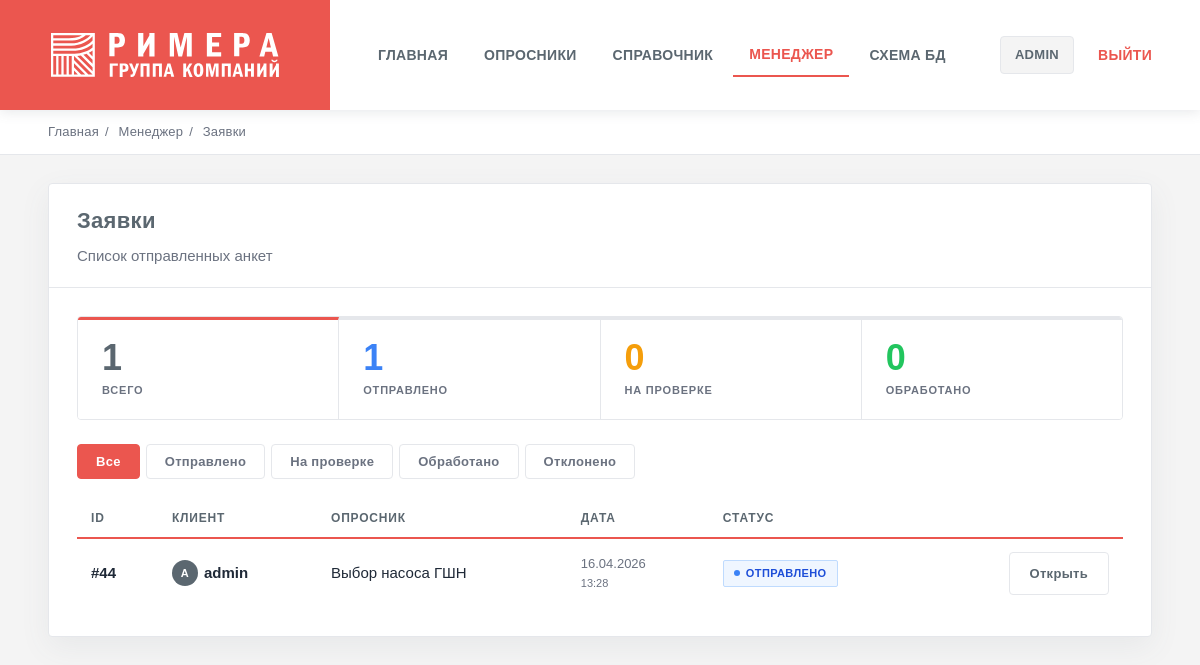
Page /q/manager/submissions/ (signed in) on the earlier database version.
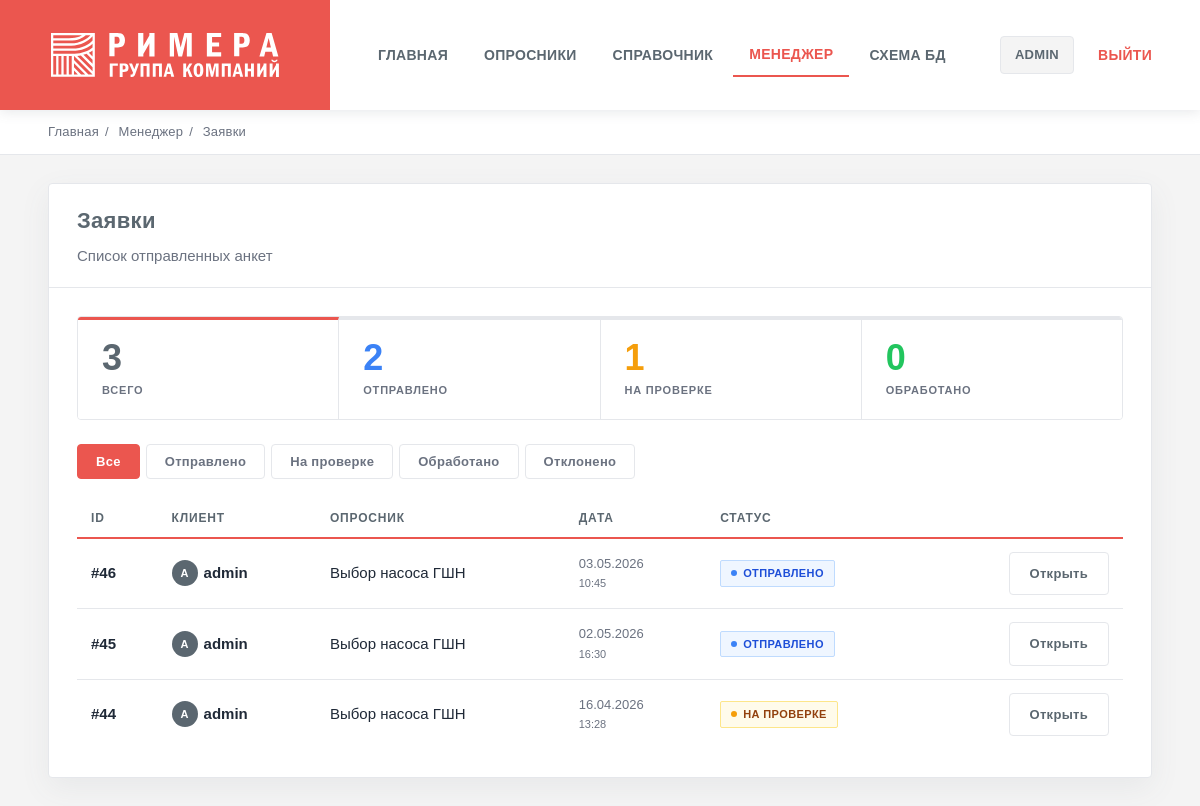
Same page on the later database version.
### questionnaires/models.py (models this page shows, shortened)
class Submission(models.Model):
    DRAFT      = "draft"
    SUBMITTED  = "submitted"
    IN_REVIEW  = "in_review"
    PROCESSED  = "processed"
    REJECTED   = "rejected"
    STATUSES = [
        (DRAFT,     "Черновик"),
        (SUBMITTED, "Отправлено"),
        (IN_REVIEW, "На проверке"),
        (PROCESSED, "Обработано"),
        (REJECTED,  "Отклонено"),
    ]
    questionnaire      = models.ForeignKey(Questionnaire, on_delete=models.PROTECT, related_name="submissions")
    user               = models.ForeignKey(settings.AUTH_USER_MODEL, on_delete=models.CASCADE, related_name="submissions")
    status             = models.CharField(max_length=20, choices=STATUSES, default=DRAFT)
    created_at         = models.DateTimeField(auto_now_add=True)
    submitted_at       = models.DateTimeField(null=True, blank=True)
    processed_data_json = models.JSONField(default=dict, blank=True)
    issues_json        = models.JSONField(default=dict, blank=True)

class Questionnaire(models.Model):
    slug = models.SlugField(unique=True)
    title = models.CharField(max_length=200)
    description = models.TextField(blank=True)
    is_active = models.BooleanField(default=True)

### questionnaires/views.py (the view)
# urls.py: path("manager/submissions/", views.manager_list, name="manager_list"),
@staff_member_required
def manager_list(request):
    items = Submission.objects.exclude(status=Submission.DRAFT).order_by("-created_at")
    count_total     = items.count()
    count_submitted = items.filter(status=Submission.SUBMITTED).count()
    count_in_review = items.filter(status=Submission.IN_REVIEW).count()
    count_processed = items.filter(status=Submission.PROCESSED).count()
    return render(request, "manager/list.html", {
        "items": items,
        "count_total": count_total,
        "count_submitted": count_submitted,
        "count_in_review": count_in_review,
        "count_processed": count_processed,
    })

### templates/manager/list.html (shortened to what this page needs)
{% extends "base.html" %}
{% block crumbs %}
  <div class="crumbs">
    <a href="/">Главная</a><span class="sep">/</span>
    <span>Менеджер</span><span class="sep">/</span>
    <span>Заявки</span>
  </div>
{% endblock %}
{% block content %}
<div class="card">
  <div class="card-head">
    <div>
      <h1 class="card-title">Заявки</h1>
      <div class="card-sub">Список отправленных анкет</div>
    </div>
  </div>
  <div class="card-body">
    <div class="stat-row">
      <div class="stat">
        <div class="stat-num">{{ count_total }}</div>
        <div class="stat-label">Всего</div>
      </div>
      <div class="stat">
        <div class="stat-num" style="color:#3b82f6">{{ count_submitted }}</div>
        <div class="stat-label">Отправлено</div>
      </div>
      <div class="stat">
        <div class="stat-num" style="color:#f59e0b">{{ count_in_review }}</div>
        <div class="stat-label">На проверке</div>
      </div>
      <div class="stat">
        <div class="stat-num" style="color:#22c55e">{{ count_processed }}</div>
        <div class="stat-label">Обработано</div>
      </div>
    </div>
    <div class="filter-row" id="filterRow">
      <button class="filter-btn active" data-status="all">Все</button>
      <button class="filter-btn" data-status="submitted">Отправлено</button>
      <button class="filter-btn" data-status="in_review">На проверке</button>
      <button class="filter-btn" data-status="processed">Обработано</button>
      <button class="filter-btn" data-status="rejected">Отклонено</button>
    </div>
    <table id="submissionsTable">
      <thead>
        <tr>
          <th>ID</th><th>Клиент</th><th>Опросник</th><th>Дата</th><th>Статус</th><th></th>
        </tr>
      </thead>
      <tbody>
        {% for s in items %}
          <tr data-status="{{ s.status }}">
            <td><b>#{{ s.id }}</b></td>
            <td>
              <div class="user-chip">
                <div class="avatar">{{ s.user.username|first|upper }}</div>
                {{ s.user.username }}
              </div>
            </td>
            <td>{{ s.questionnaire.title }}</td>
            <td style="color:var(--muted);font-size:13px;">
              {{ s.created_at|date:"d.m.Y" }}<br>
              <span style="font-size:11px;">{{ s.created_at|date:"H:i" }}</span>
            </td>
            <td>
              {% if s.status == 'submitted' %}<span class="badge badge-submitted">Отправлено</span>
              {% elif s.status == 'in_review' %}<span class="badge badge-in_review">На проверке</span>
              {% elif s.status == 'processed' %}<span class="badge badge-processed">Обработано</span>
              {% elif s.status == 'rejected' %}<span class="badge badge-rejected">Отклонено</span>
              {% endif %}
            </td>
            <td style="text-align:right;">
              <a class="btn ghost" href="{% url 'manager_detail' submission_id=s.id %}">Открыть</a>
            </td>
          </tr>
        {% empty %}
          <tr><td colspan="6"><div class="empty-state"><br>Пока нет заявок</div></td></tr>
        {% endfor %}
      </tbody>
    </table>
  </div>
</div>
{% endblock %}

### templates/base.html (shortened to what this page needs)
<!DOCTYPE html>
<html lang="ru">
  <head>
    {% load static %}
    <link rel="stylesheet" href="{% static 'css/main.css' %}" />
  </head>
  <body>
    <header class="top">
      <a class="brand" href="/"><img src="{% static 'img/logo.svg' %}" alt="Ижнефтемаш — Римера" class="brand-logo" /></a>
      <div class="nav-area">
        <nav class="nav">
          <a class="link {% if request.path == '/' %}primary{% endif %}" href="/">Главная</a>
          <a class="link {% if request.path|slice:':3' == '/q/' and 'handbook' not in request.path and 'manager' not in request.path %}primary{% endif %}" href="/q/">Опросники</a>
          <a class="link {% if '/handbook/' in request.path %}primary{% endif %}" href="/q/handbook/">Справочник</a>
          {% if user.is_staff %}
            <a class="link {% if '/manager/' in request.path and 'schema' not in request.path %}primary{% endif %}" href="/q/manager/submissions/">Менеджер</a>
            <a class="link {% if '/schema/' in request.path %}primary{% endif %}" href="/q/manager/schema/">Схема БД</a>
          {% endif %}
        </nav>
        <div style="display:flex; align-items:center; gap:8px;">
          {% if user.is_authenticated %}
            <span class="pill">{{ user.username }}</span>
            <form method="post" action="{% url 'logout' %}" style="display:inline;">
              <button class="link danger" type="submit">Выйти</button>
            </form>
          {% else %}
            <a class="link" href="/accounts/login/">Войти</a>
            <a class="link" href="/accounts/signup/">Регистрация</a>
          {% endif %}
        </div>
      </div>
    </header>
    <div class="wrap">
      {% block crumbs %}
      {% endblock %}
      <div class="page-body">
        {% block content %}
        {% endblock %}
      </div>
    </div>
  </body>
</html>

Differences in the rows shown:
added Submission: id "46", user.username|first "A", user.username "admin", questionnaire "Выбор насоса ГШН", created_at "03.05.2026", created_at "10:45", status "ОТПРАВЛЕНО"
added Submission: id "45", user.username|first "A", user.username "admin", questionnaire "Выбор насоса ГШН", created_at "02.05.2026", created_at "16:30", status "ОТПРАВЛЕНО"
changed Submission id 44: status "ОТПРАВЛЕНО" → "НА ПРОВЕРКЕ"
Other differences:
{{ count_total }}: "1" → "3"
{{ count_submitted }}: "1" → "2"
{{ count_in_review }}: "0" → "1"
